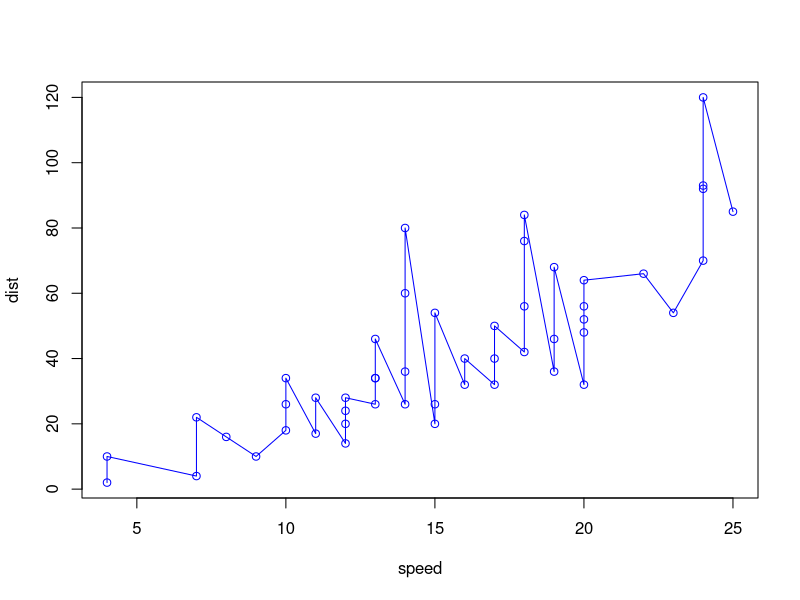

Write R code to recreate this figure.
# Welcome!

# Links - https://www.datacamp.com/community/open-courses/statistical-inference-and-data-analysis

#######################################################################################################################
#
#	Hello, and welcome to the first lab of "Data Analysis and Statistical Inference". The goal of this lab is to 	
#	introduce  you to the statistical programming language R.
#	
#	You'll be using R throughout the course both to learn the statistical concepts introduced in this course,
#	as well as to analyze real data.
#	
#	When you started this lab and this was the first time you're using DataCamp,
#	you were introduced to the interface with a short tour. To get you started,
#	sample code is provided in the editor on the right. For this first exercise, 
#	you just have to click "Submit Answer" and check the output in the console.
#
########################################################################################################################
# This is the editor and the part below the white line is called the console.

# The hashtag is used to add comments

# An addition
5 + 5

# A substraction
5 - 5

# A division
(5 + 5) / 2

# A plot
plot(cars, type = "o", col = "blue")